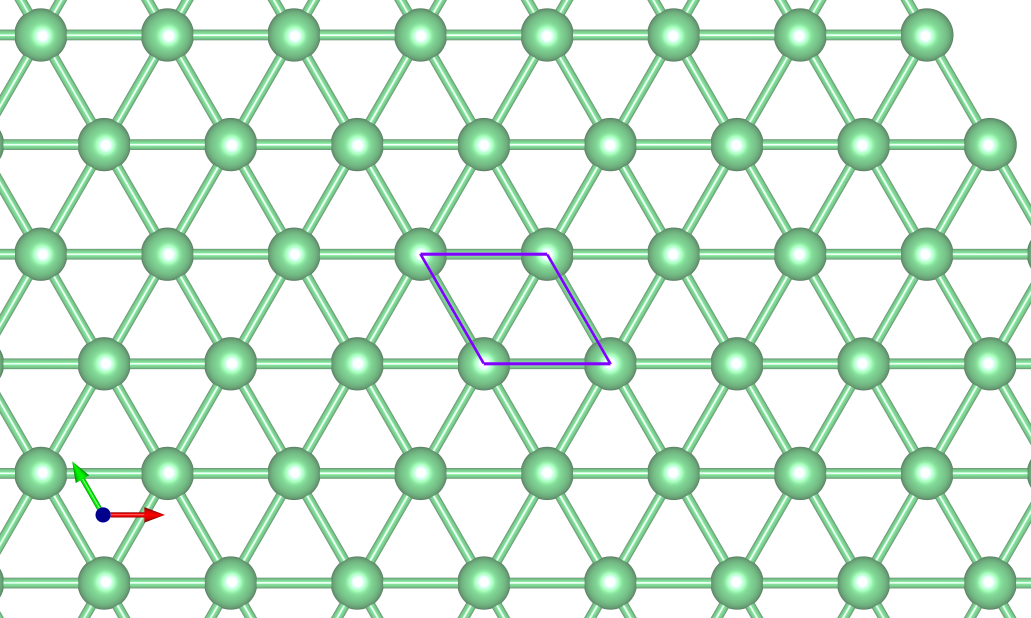
#> input picture figures/sources/structure_overview/2a_a-beryllene_top.png, 4124 x 2472 px (shown at 1/4 size)
$ jupyter execute --allow-errors merge.ipynb
#> lines starting #> are read from the running program, lines starting #| are printed output that depends on the picture
### vmatplot/output_settings.py
#### Output settings
# pylint: disable = C0103, C0114, C0116, C0301, C0321, R0913, R0914

import os
import math
import matplotlib.pyplot as plt

import matplotlib as mpl

LINE_WIDTH = 1.5
FERMI_STYLE = dict(color="#3C3C3C", linestyle="--", linewidth=LINE_WIDTH, alpha=.8)

mpl.rcParams["lines.solid_capstyle"] = "round"
mpl.rcParams["lines.dash_capstyle"]  = "round"
mpl.rcParams["lines.solid_joinstyle"] = "round"
mpl.rcParams["lines.dash_joinstyle"]  = "round"

# [99 lines left out: functions vasprun_directory, _canvas_setting_article, not called in this run]

## Figure versions: article (default) and thesis
# figure_version("thesis") switches every later figure to the thesis typography below (the thesis settings of
# o-B14_20241024), and save_figure() then writes <name>_thesis.pdf instead of <name>.pdf. Some plotting functions
# also change their layout for the thesis, e.g. a 1x3 row becomes a 2x2 grid with the legend in the fourth panel.
figure_settings = {"version": "article"}
thesis_params = {"axes.titlesize": 24, "axes.labelsize": 18, "xtick.labelsize": 18, "ytick.labelsize": 18,
                 "legend.fontsize": 12, "axes.titlepad": 10, "pdf.fonttype": 42}
article_params = {"axes.titlepad": 6.0, "pdf.fonttype": 3}      # matplotlib defaults, restored when switching back
thesis_titles = (24, 22)                                        # suptitle and subtitle fontsize

def figure_version(version=None):
    help_info = "Usage: figure_version(version)\n" + \
                "Without argument it returns the current figure version; \"article\" (default) or \"thesis\" sets it.\n" + \
                "The thesis version uses the thesis typography and saves files as <name>_thesis.pdf."
    if version is None:
        return figure_settings["version"]
    if version == "help":
        print(help_info)
        return None
    if version not in ("article", "thesis"):
        raise ValueError('figure_version() takes "article" or "thesis"')
    figure_settings["version"] = version
    return version

# [332 lines left out: functions canvas_setting, fit_thesis_text, save_figure, color_sampling, plot_color_families, not called in this run]

### figures/sources/structure_overview/merge.ipynb
# Merge figures

[cell 1]
from PIL import Image
import matplotlib.pyplot as plt
from matplotlib.patches import Rectangle

plt.rcParams.update({"font.family":"serif","font.serif":["DejaVu Serif"],"font.weight":"normal","axes.titleweight":"normal","figure.titleweight":"normal","mathtext.fontset":"dejavuserif"})

import os, sys
sys.path.insert(0, os.path.abspath("../../.."))    # repository root, for vmatplot
from vmatplot.output_settings import figure_version, save_figure

figure_version("article")    # "thesis": panel labels 1.2x larger, figures saved as figures/<name>_thesis.pdf

def _offset(cell,obj,mode):
    if mode=="left" or mode=="top": return 0
    if mode=="right" or mode=="bottom": return cell-obj
    return (cell-obj)//2

def _merge_rasters(image_paths,ncol,nrow,suptitle=None,label_fontsize=None,label_pad=None,dpi=150,border=True,divider=True,border_linewidth=6,divider_linewidth=6,line_color="#323232",halign="center",valign="center"):
#> called with ncol = 3, nrow = 1, dpi = 150, border = True, divider = True, border_linewidth = 6, divider_linewidth = 6, line_color = '#323232'
    annotate_color="#000"; paths=[]; labels=[]
    for item in image_paths:
        if isinstance(item,(list,tuple)): paths.append(item[0]); labels.append(item[1] if len(item)>1 else None)
        else: paths.append(item); labels.append(None)
    if len(paths)!=ncol*nrow: raise ValueError(f"This function requires exactly {ncol*nrow} images.")
    images=[Image.open(path).convert("RGB") for path in paths]
    width,height=max(img.size[0] for img in images),max(img.size[1] for img in images)
    if label_fontsize is None: label_fontsize=(1.2 if figure_version()=="thesis" else 1)*max(14,int(min(width,height)*0.03))
    if label_pad is None: label_pad=((width+height)/50,(width+height)/50)
    result_width,result_height=ncol*width,nrow*height
    result=Image.new("RGB",(result_width,result_height),(255,255,255))
    placements=[(row+col*nrow,col,row) for row in range(nrow) for col in range(ncol)]
    for i,col,row in placements:
        img=images[i]; w_img,h_img=img.size; x,y=col*width+_offset(width,w_img,halign),row*height+_offset(height,h_img,valign)
        result.paste(img,(x,y))
    fig,ax=plt.subplots(figsize=(result_width/dpi,result_height/dpi),dpi=dpi)
    ax.imshow(result,interpolation="none"); ax.set_xticks([]); ax.set_yticks([])
    for spine in ax.spines.values(): spine.set_visible(False)
    if divider:
        for y in [k*height-0.5 for k in range(1,nrow)]: ax.axhline(y=y,color=line_color,linewidth=divider_linewidth,zorder=3)
        for x in [k*width-0.5 for k in range(1,ncol)]: ax.axvline(x=x,color=line_color,linewidth=divider_linewidth,zorder=3)
    if border: ax.add_patch(Rectangle((-0.5,-0.5),result_width,result_height,fill=False,edgecolor=line_color,linewidth=border_linewidth,clip_on=False,zorder=4))
    pad_x,pad_y=label_pad; bbox_style=dict(boxstyle="round,pad=0.4",facecolor="white",edgecolor="#808080",linewidth=6,alpha=0.8)
    for i,col,row in placements:
        label=labels[i]
        if label is None or str(label).strip()=="": continue
        img=images[i]; w_img,h_img=img.size
        x=col*width+_offset(width,w_img,halign)+pad_x; y=row*height+_offset(height,h_img,valign)+pad_y
        ax.text(x,y,str(label),color=annotate_color,fontsize=label_fontsize,ha="left",va="top",fontweight="normal",bbox=bbox_style,wrap=True,zorder=5)
    if suptitle: fig.suptitle(suptitle,fontsize=20,y=0.98,fontweight="normal"); fig.subplots_adjust(left=0,right=1,bottom=0,top=0.94)
    else: fig.subplots_adjust(left=0,right=1,bottom=0,top=1)
    # plt.show()

def merge_2_rasters_hor(image_paths,suptitle=None,label_fontsize=None,label_pad=None,dpi=150,border=True,divider=True,border_linewidth=6,divider_linewidth=6,line_color="#323232",halign="center",valign="center"): _merge_rasters(image_paths,2,1,suptitle,label_fontsize,label_pad,dpi,border,divider,border_linewidth,divider_linewidth,line_color,halign,valign)
def merge_2_rasters_ver(image_paths,suptitle=None,label_fontsize=None,label_pad=None,dpi=150,border=True,divider=True,border_linewidth=6,divider_linewidth=6,line_color="#323232",halign="center",valign="center"): _merge_rasters(image_paths,1,2,suptitle,label_fontsize,label_pad,dpi,border,divider,border_linewidth,divider_linewidth,line_color,halign,valign)
def merge_3_rasters_hor(image_paths,suptitle=None,label_fontsize=None,label_pad=None,dpi=150,border=True,divider=True,border_linewidth=6,divider_linewidth=6,line_color="#323232",halign="center",valign="center"): _merge_rasters(image_paths,3,1,suptitle,label_fontsize,label_pad,dpi,border,divider,border_linewidth,divider_linewidth,line_color,halign,valign)
def merge_3_rasters_ver(image_paths,suptitle=None,label_fontsize=None,label_pad=None,dpi=150,border=True,divider=True,border_linewidth=6,divider_linewidth=6,line_color="#323232",halign="center",valign="center"): _merge_rasters(image_paths,1,3,suptitle,label_fontsize,label_pad,dpi,border,divider,border_linewidth,divider_linewidth,line_color,halign,valign)
def merge_4_rasters(image_paths,suptitle=None,label_fontsize=None,label_pad=None,dpi=150,border=True,divider=True,border_linewidth=6,divider_linewidth=6,line_color="#323232",halign="center",valign="center"): _merge_rasters(image_paths,2,2,suptitle,label_fontsize,label_pad,dpi,border,divider,border_linewidth,divider_linewidth,line_color,halign,valign)
def merge_6_rasters(image_paths,suptitle=None,label_fontsize=None,label_pad=None,dpi=150,border=True,divider=True,border_linewidth=6,divider_linewidth=6,line_color="#323232",halign="center",valign="center"): _merge_rasters(image_paths,3,2,suptitle,label_fontsize,label_pad,dpi,border,divider,border_linewidth,divider_linewidth,line_color,halign,valign)
#> call 2 of _merge_rasters, with ncol = 3, nrow = 2, dpi = 150, border = True, divider = True, border_linewidth = 6, divider_linewidth = 6, line_color = '#323232'
#> in _merge_rasters (call 2), `annotate_color = '#000'`: annotate_color = '#000'
#> the loop in _merge_rasters (call 2), `for item in image_paths:` made 6 passes
#> item on passes 1 to 4: ['2a_a-beryllene_top.png', 'Top view of α-beryllene'], ['2a_a-beryllene_side.png', 'Side view of α-beryllene'], ['2b_b-beryllene_top.png', 'Top view of β-beryllene'], ['2b_b-beryllene_side.png', 'Side view of β-beryllene']
#> after the loop in _merge_rasters (call 2), `for item in image_paths:`: labels = ['Top view of α-beryllene', 'Side view of α-beryllene', 'Top view of β-beryllene', 'Side view of β-beryllene', 'Top view of trilayer cubic beryllene', 'Side view of trilayer cubic beryllene']; paths = ['2a_a-beryllene_top.png', '2a_a-beryllene_side.png', '2b_b-beryllene_top.png', '2b_b-beryllene_side.png', '2c_c-beryllene_trilayer_top.png', '2c_c-beryllene_trilayer_side.png']
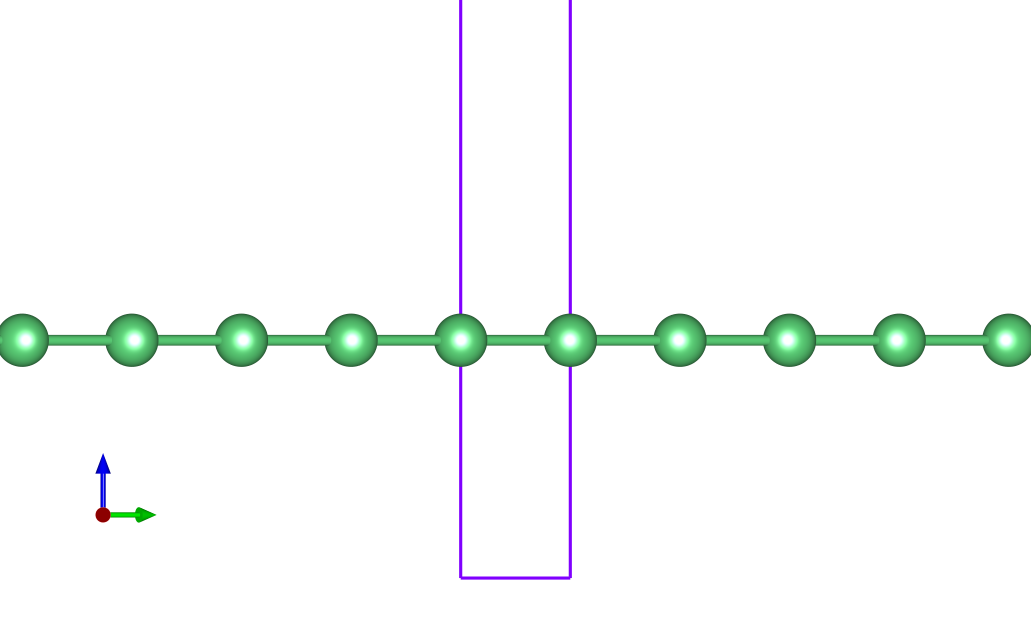
#> input picture figures/sources/structure_overview/2a_a-beryllene_side.png, 4124 x 2472 px (shown at 1/4 size)
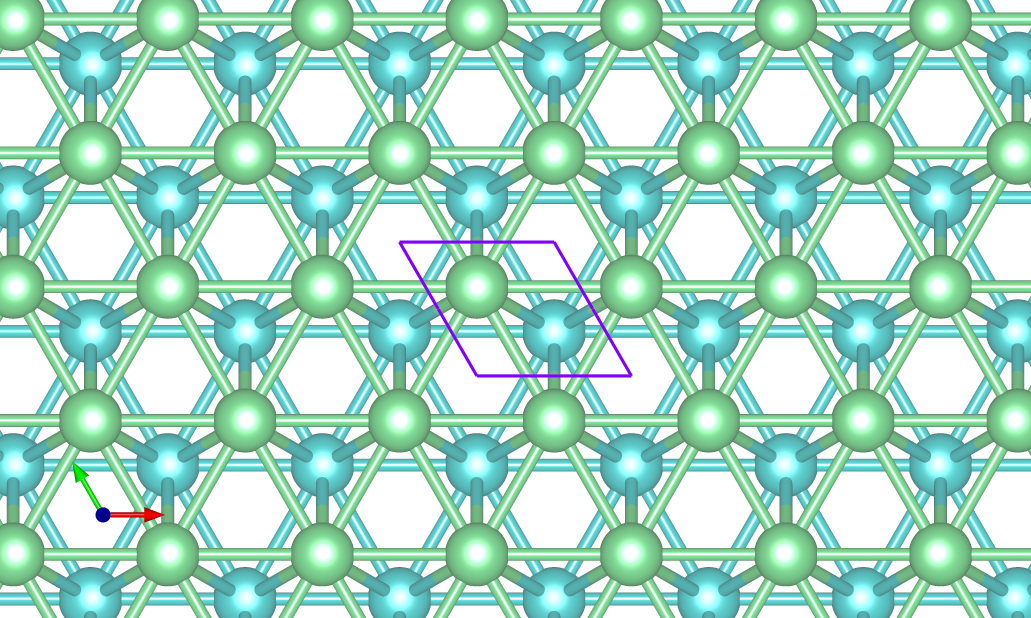
#> input picture figures/sources/structure_overview/2b_b-beryllene_top.png, 4124 x 2472 px (shown at 1/4 size)
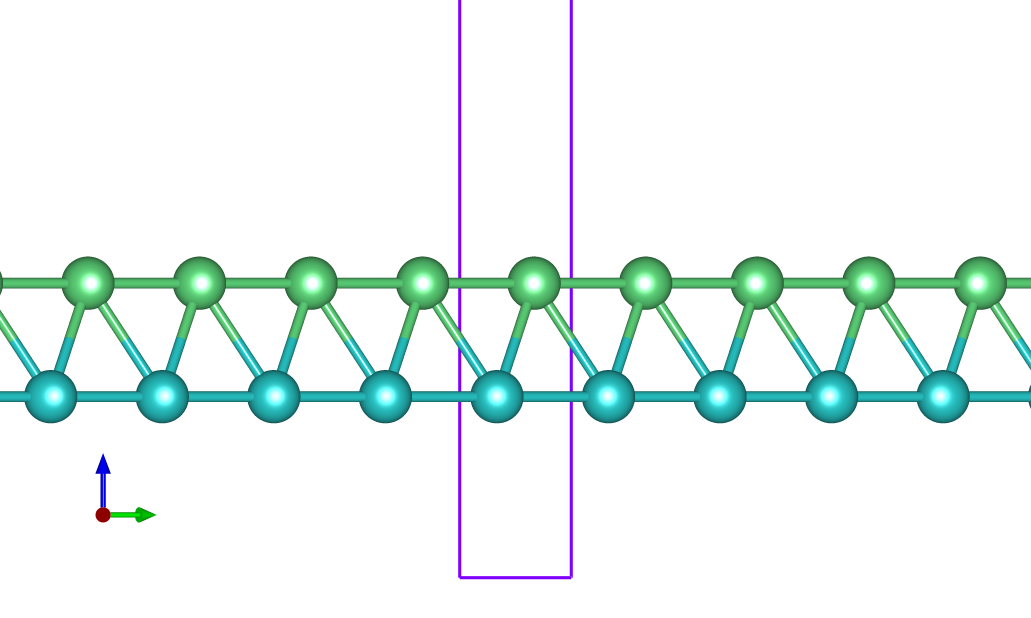
#> input picture figures/sources/structure_overview/2b_b-beryllene_side.png, 4124 x 2472 px (shown at 1/4 size)
def merge_9_rasters(image_paths,suptitle=None,label_fontsize=None,label_pad=None,dpi=150,border=True,divider=True,border_linewidth=6,divider_linewidth=6,line_color="#323232",halign="center",valign="center"): _merge_rasters(image_paths,3,3,suptitle,label_fontsize,label_pad,dpi,border,divider,border_linewidth,divider_linewidth,line_color,halign,valign)

def save_merged(name):
    # figures/<name>.pdf (article) or figures/<name>_thesis.pdf; the inline preview is drawn about 1600 px wide
    save_figure(name, directory="../..")
    plt.gcf().set_dpi(1600/plt.gcf().get_size_inches()[0])
